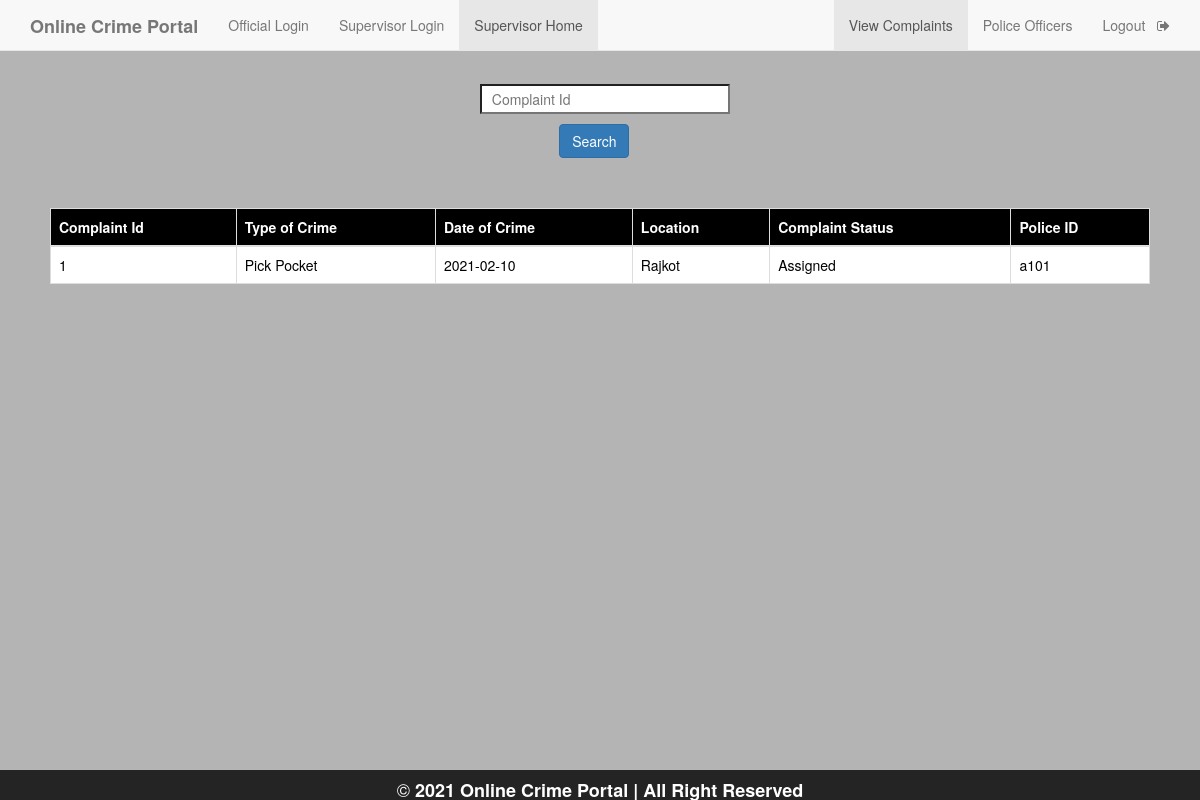
The page /incharge_complain_page.php (signed in) on the database its author committed.
### tables this page shows
CREATE TABLE `complaint` (
  `c_id` int(11) NOT NULL,
  `a_no` bigint(12) NOT NULL,
  `location` varchar(50) NOT NULL,
  `type_crime` varchar(50) NOT NULL,
  `d_o_c` date NOT NULL,
  `description` varchar(7000) NOT NULL,
  `inc_status` varchar(50) DEFAULT 'Unassigned',
  `pol_status` varchar(50) DEFAULT 'null',
  `p_id` varchar(50) DEFAULT 'Null'
);

### Incharge_complain_page.php (the view, shortened to what this page needs)
<!DOCTYPE html>
<html>
<head>
    <?php
    $conn=mysqli_connect("localhost","root","","crime_portal");
    mysqli_select_db($conn,"crime_portal");
    $i_id=$_SESSION['email'];
    $result1=mysqli_query($conn,"SELECT location FROM police_station where i_id='$i_id'");
    $q2=mysqli_fetch_assoc($result1);
    $location=$q2['location'];
    $query="select c_id,type_crime,d_o_c,location,inc_status,p_id from complaint where location='$location' order by c_id desc";
    $result=mysqli_query($conn,$query);
    ?>
	<link rel="stylesheet" type="text/css" href="https://maxcdn.bootstrapcdn.com/bootstrap/3.3.5/css/bootstrap.min.css">
	<link rel="stylesheet" type="text/css" href="https://maxcdn.bootstrapcdn.com/font-awesome/4.4.0/css/font-awesome.min.css">
</head>
<body style="background-color: #b4b4b4">
	<nav  class="navbar navbar-default navbar-fixed-top">
  <div class="container">
    <div class="navbar-header">
      <a class="navbar-brand" href="home.php"><b>Online Crime Portal</b></a>
    </div>
    <div id="navbar" class="collapse navbar-collapse">
      <ul class="nav navbar-nav">
        <li ><a href="official_login.php">Official Login</a></li>
        <li ><a href="inchargelogin.php">Supervisor Login</a></li>
        <li class="active"><a href="Incharge_complain_page.php">Supervisor Home</a></li>
      </ul>
      <ul class="nav navbar-nav navbar-right">
        <li class="active" ><a href="Incharge_complain_page.php">View Complaints</a></li>
        <li ><a href="incharge_view_police.php">Police Officers</a></li>
        <li><a href="inc_logout.php">Logout &nbsp <i class="fa fa-sign-out" aria-hidden="true"></i></a></li>
      </ul>
    </div>
  </div>
 </nav>
    <form style="margin-top: 7%; margin-left: 40%;" method="post">
      <input type="text" name="cid" style="width: 250px; height: 30px; background-color:white;" placeholder="&nbsp Complaint Id" id="ciid" onfocusout="f1()" required>
        <div>
      <input class="btn btn-primary" type="submit" value="Search" name="s2" style="margin-top: 10px; margin-left: 11%;">
        </div>
    </form>
 <div style="padding:50px;">
   <table class="table table-bordered">
    <thead class="thead-dark" style="background-color: black; color: white;">
      <tr>
        <th scope="col">Complaint Id</th>
        <th scope="col">Type of Crime</th>
        <th scope="col">Date of Crime</th>
        <th scope="col">Location</th>
        <th scope="col">Complaint Status</th>
          <th scope="col">Police ID</th>
      </tr>
    </thead>
            <?php
              while($rows=mysqli_fetch_assoc($result)){
             ?>
            <tbody style="background-color: white; color: black;">
      <tr>
        <td><?php echo $rows['c_id'];?></td>
        <td><?php echo $rows['type_crime'];?></td>
        <td><?php echo $rows['d_o_c'];?></td>
          <td><?php echo $rows['location'];?></td>
          <td><?php echo $rows['inc_status']; ?></td>
          <td><?php echo $rows['p_id']; ?></td>
      </tr>
    </tbody>
    <?php
    }
    ?>
</table>
 </div>
    <div style="position: fixed;
   left: 0;
   bottom: 0;
   width: 100%;
   height: 30px;
   background-color: rgba(0,0,0,0.8);
   color: white;
   text-align: center;">
  <h4 style="color: white;">&copy <b>2021 Online Crime Portal | All Right Reserved</b></h4>
</div>
</body>
</html>

### rows shown on the page
complaint: c_id "1", type_crime "Pick Pocket", d_o_c "2021-02-10", location "Rajkot", inc_status "Assigned", p "a101"
